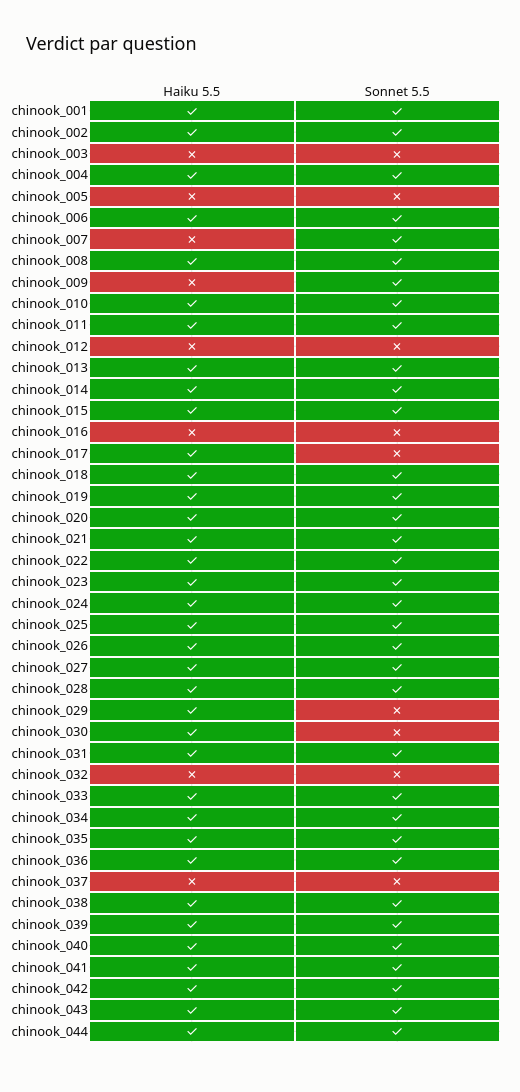

Notebook code for this chart:
### Markdown cell above
### 2.4 Question par question

✓ juste, ✗ faux ; le survol donne le motif. Les questions sur lesquelles les modèles divergent
sont listées sous la carte : c'est la comparaison la plus informative, car elle porte sur les
mêmes questions.

### Code cell
carte = df1.pivot_table(index="question_id", columns="modele", values="correct", aggfunc="first")
carte = carte[[m for m in resume1.index if m in carte]]
motif = df1.pivot_table(index="question_id", columns="modele", values="reason", aggfunc="first")
textes = df1.drop_duplicates("question_id").set_index("question_id")["question"]
survol = [
    [f"{qid} — {textes[qid]}<br>{m} : {motif.loc[qid, m]}" for m in carte.columns]
    for qid in carte.index
]
fig = go.Figure(
    go.Heatmap(
        z=carte.astype(int).to_numpy(),
        x=list(carte.columns),
        y=list(carte.index),
        colorscale=[[0, FAUX], [1, JUSTE]],
        zmin=0,
        zmax=1,
        showscale=False,
        xgap=2,
        ygap=2,
        text=[["✓" if v else "✗" for v in ligne] for ligne in carte.to_numpy()],
        texttemplate="%{text}",
        textfont={"color": "white", "size": 14},
        hovertext=survol,
        hovertemplate="%{hovertext}<extra></extra>",
    )
)
fig.update_layout(
    title="Verdict par question",
    height=24 * len(carte) + 120,
    width=520,
    yaxis_autorange="reversed",
    xaxis_side="top",
    margin={"t": 100},
)
fig.show()

divergences = carte[carte.nunique(axis=1) > 1]
print(f"{len(divergences)} question(s) où les modèles divergent")
divergences.join(textes).replace({True: "✓", False: "✗"})

### Figure 1 — Plotly figure (JSON) as saved in the notebook; plotly's stock layout.template omitted (floating-point values rounded to 4 significant figures)
{"data": [{"colorscale": [[0, "#d03b3b"], [1, "#0ca30c"]], "hovertemplate": "%{hovertext}<extra></extra>", "hovertext": [["chinook_001 — Combien avons-nous de clients par pays ?<br>Haiku 5.5 : ok", "chinook_001 — Combien avons-nous de clients par pays ?<br>Sonnet 5.5 : ok"], ["chinook_002 — Quels sont les 5 clients qui ont le plus dépensé au total ?<br>Haiku 5.5 : ok", "chinook_002 — Quels sont les 5 clients qui ont le plus dépensé au total ?<br>Sonnet 5.5 : ok"], ["chinook_003 — Quel artiste a le plus d'albums ?<br>Haiku 5.5 : nb_lignes", "chinook_003 — Quel artiste a le plus d'albums ?<br>Sonnet 5.5 : nb_lignes"], ["chinook_004 — Quel est le chiffre d'affaires total par année ?<br>Haiku 5.5 : ok", "chinook_004 — Quel est le chiffre d'affaires total par année ?<br>Sonnet 5.5 : ok"], ["chinook_005 — Quel genre vend le plus de pistes ?<br>Haiku 5.5 : nb_lignes", "chinook_005 — Quel genre vend le plus de pistes ?<br>Sonnet 5.5 : nb_lignes"], ["chinook_006 — Quel est le montant moyen d'une facture par pays de facturation ?<br>Haiku 5.5 : ok", "chinook_006 — Quel est le montant moyen d'une facture par pays de facturation ?<br>Sonnet 5.5 : ok"], ["chinook_007 — Quels employés suivent le plus de clients ?<br>Haiku 5.5 : nb_lignes", "chinook_007 — Quels employés suivent le plus de clients ?<br>Sonnet 5.5 : ok"], ["chinook_008 — Quelle est la piste la plus longue de chaque genre ?<br>Haiku 5.5 : ok", "chinook_008 — Quelle est la piste la plus longue de chaque genre ?<br>Sonnet 5.5 : ok"], ["chinook_009 — Quels clients ont acheté des pistes de jazz mais jamais de rock ?<br>Haiku 5.5 : nb_lignes", "chinook_009 — Quels clients ont acheté des pistes de jazz mais jamais de rock ?<br>Sonnet 5.5 : ok"], ["chinook_010 — Quel a été le chiffre d'affaires mensuel en 2025 pour les clients situés aux États-Unis ?<br>Haiku 5.5 : ok", "chinook_010 — Quel a été le chiffre d'affaires mensuel en 2025 pour les clients situés aux États-Unis ?<br>Sonnet 5.5 : ok"], ["chinook_011 — Quelles playlists contiennent des pistes de plus de trois genres ?<br>Haiku 5.5 : ok", "chinook_011 — Quelles playlists contiennent des pistes de plus de trois genres ?<br>Sonnet 5.5 : ok"], ["chinook_012 — Qui sont nos meilleurs clients en dépense totale ?<br>Haiku 5.5 : nb_lignes", "chinook_012 — Qui sont nos meilleurs clients en dépense totale ?<br>Sonnet 5.5 : nb_lignes"], ["chinook_013 — Montre-moi les cinq clients qui ont dépensé le plus d'argent.<br>Haiku 5.5 : ok", "chinook_013 — Montre-moi les cinq clients qui ont dépensé le plus d'argent.<br>Sonnet 5.5 : ok"], ["chinook_014 — Combien avons-nous gagné chaque année ?<br>Haiku 5.5 : ok", "chinook_014 — Combien avons-nous gagné chaque année ?<br>Sonnet 5.5 : ok"], ["chinook_015 — Donne-moi le total des ventes par année.<br>Haiku 5.5 : ok", "chinook_015 — Donne-moi le total des ventes par année.<br>Sonnet 5.5 : ok"], ["chinook_016 — Nomme l'artiste qui a le plus grand nombre d'albums.<br>Haiku 5.5 : nb_lignes", "chinook_016 — Nomme l'artiste qui a le plus grand nombre d'albums.<br>Sonnet 5.5 : nb_lignes"], ["chinook_017 — Quel musicien a sorti plus d'albums que tous les autres dans le catalogue ?<br>Haiku 5.5 : ok", "chinook_017 — Quel musicien a sorti plus d'albums que tous les autres dans le catalogue ?<br>Sonnet 5.5 : nb_lignes"], ["chinook_018 — Liste tous les types de médias.<br>Haiku 5.5 : ok", "chinook_018 — Liste tous les types de médias.<br>Sonnet 5.5 : ok"], ["chinook_019 — Combien de pistes durent plus de dix minutes ?<br>Haiku 5.5 : ok", "chinook_019 — Combien de pistes durent plus de dix minutes ?<br>Sonnet 5.5 : ok"], ["chinook_020 — Quelles sont les pistes de l'album Let There Be Rock ?<br>Haiku 5.5 : ok", "chinook_020 — Quelles sont les pistes de l'album Let There Be Rock ?<br>Sonnet 5.5 : ok"], ["chinook_021 — Où habitent nos clients d'Allemagne ?<br>Haiku 5.5 : ok", "chinook_021 — Où habitent nos clients d'Allemagne ?<br>Sonnet 5.5 : ok"], ["chinook_022 — Liste les clients dont le pays est le Canada, avec leur adresse e-mail.<br>Haiku 5.5 : ok", "chinook_022 — Liste les clients dont le pays est le Canada, avec leur adresse e-mail.<br>Sonnet 5.5 : ok"], ["chinook_023 — Combien de pistes compte l'album From The Muddy Banks Of The Wishkah [Live] ?<br>Haiku 5.5 : ok", "chinook_023 — Combien de pistes compte l'album From The Muddy Banks Of The Wishkah [Live] ?<br>Sonnet 5.5 : ok"], ["chinook_024 — Quel artiste a enregistré l'album Somewhere in Time ?<br>Haiku 5.5 : ok", "chinook_024 — Quel artiste a enregistré l'album Somewhere in Time ?<br>Sonnet 5.5 : ok"], ["chinook_025 — Quels artistes ont plus de dix albums ?<br>Haiku 5.5 : ok", "chinook_025 — Quels artistes ont plus de dix albums ?<br>Sonnet 5.5 : ok"], ["chinook_026 — Quels clients ont dépensé plus de 45 dollars au total ?<br>Haiku 5.5 : ok", "chinook_026 — Quels clients ont dépensé plus de 45 dollars au total ?<br>Sonnet 5.5 : ok"], ["chinook_027 — Combien de factures ont été émises en mars 2022 ?<br>Haiku 5.5 : ok", "chinook_027 — Combien de factures ont été émises en mars 2022 ?<br>Sonnet 5.5 : ok"], ["chinook_028 — Quel a été le chiffre d'affaires total du quatrième trimestre 2024 ?<br>Haiku 5.5 : ok", "chinook_028 — Quel a été le chiffre d'affaires total du quatrième trimestre 2024 ?<br>Sonnet 5.5 : ok"], ["chinook_029 — Quel mois de 2023 a enregistré le plus gros chiffre d'affaires ?<br>Haiku 5.5 : ok", "chinook_029 — Quel mois de 2023 a enregistré le plus gros chiffre d'affaires ?<br>Sonnet 5.5 : nb_lignes"], ["chinook_030 — Quels sont les 3 pays qui comptent le plus de clients ?<br>Haiku 5.5 : ok", "chinook_030 — Quels sont les 3 pays qui comptent le plus de clients ?<br>Sonnet 5.5 : nb_lignes"], ["chinook_031 — Quel est le chiffre d'affaires total par genre ?<br>Haiku 5.5 : ok", "chinook_031 — Quel est le chiffre d'affaires total par genre ?<br>Sonnet 5.5 : ok"], ["chinook_032 — Quel artiste a généré le plus de chiffre d'affaires ?<br>Haiku 5.5 : nb_lignes", "chinook_032 — Quel artiste a généré le plus de chiffre d'affaires ?<br>Sonnet 5.5 : nb_lignes"], ["chinook_033 — Combien de pistes de chaque type de média contient la playlist Grunge ?<br>Haiku 5.5 : ok", "chinook_033 — Combien de pistes de chaque type de média contient la playlist Grunge ?<br>Sonnet 5.5 : ok"], ["chinook_034 — Combien de clients différents ont acheté au moins une piste d'AC/DC ?<br>Haiku 5.5 : ok", "chinook_034 — Combien de clients différents ont acheté au moins une piste d'AC/DC ?<br>Sonnet 5.5 : ok"], ["chinook_035 — Combien d'employés compte l'entreprise ?<br>Haiku 5.5 : ok", "chinook_035 — Combien d'employés compte l'entreprise ?<br>Sonnet 5.5 : ok"], ["chinook_036 — À qui Jane Peacock rend-elle compte ?<br>Haiku 5.5 : ok", "chinook_036 — À qui Jane Peacock rend-elle compte ?<br>Sonnet 5.5 : ok"], ["chinook_037 — Quel agent du support commercial a rapporté le plus de chiffre d'affaires grâce à ses clients ?<br>Haiku 5.5 : nb_lignes", "chinook_037 — Quel agent du support commercial a rapporté le plus de chiffre d'affaires grâce à ses clients ?<br>Sonnet 5.5 : nb_lignes"], ["chinook_038 — Quelles sont les cinq pistes les plus longues, et combien de minutes durent-elles ?<br>Haiku 5.5 : ok", "chinook_038 — Quelles sont les cinq pistes les plus longues, et combien de minutes durent-elles ?<br>Sonnet 5.5 : ok"], ["chinook_039 — Combien de pistes n'ont jamais été achetées ?<br>Haiku 5.5 : ok", "chinook_039 — Combien de pistes n'ont jamais été achetées ?<br>Sonnet 5.5 : ok"], ["chinook_040 — Quel temps fera-t-il à Paris demain ?<br>Haiku 5.5 : abstention_correcte", "chinook_040 — Quel temps fera-t-il à Paris demain ?<br>Sonnet 5.5 : abstention_correcte"], ["chinook_041 — Combien de fois chaque piste a-t-elle été écoutée sur Spotify le mois dernier ?<br>Haiku 5.5 : abstention_correcte", "chinook_041 — Combien de fois chaque piste a-t-elle été écoutée sur Spotify le mois dernier ?<br>Sonnet 5.5 : abstention_correcte"], ["chinook_042 — Quelle est notre marge bénéficiaire sur chaque album après paiement des droits d'auteur ?<br>Haiku 5.5 : abstention_correcte", "chinook_042 — Quelle est notre marge bénéficiaire sur chaque album après paiement des droits d'auteur ?<br>Sonnet 5.5 : abstention_correcte"], ["chinook_043 — Quels clients ont laissé un avis cinq étoiles sur un album ?<br>Haiku 5.5 : abstention_correcte", "chinook_043 — Quels clients ont laissé un avis cinq étoiles sur un album ?<br>Sonnet 5.5 : abstention_correcte"], ["chinook_044 — Quel est le salaire moyen des employés ?<br>Haiku 5.5 : abstention_correcte", "chinook_044 — Quel est le salaire moyen des employés ?<br>Sonnet 5.5 : abstention_correcte"]], "showscale": false, "text": [["✓", "✓"], ["✓", "✓"], ["✗", "✗"], ["✓", "✓"], ["✗", "✗"], ["✓", "✓"], ["✗", "✓"], ["✓", "✓"], ["✗", "✓"], ["✓", "✓"], ["✓", "✓"], ["✗", "✗"], ["✓", "✓"], ["✓", "✓"], ["✓", "✓"], ["✗", "✗"], ["✓", "✗"], ["✓", "✓"], ["✓", "✓"], ["✓", "✓"], ["✓", "✓"], ["✓", "✓"], ["✓", "✓"], ["✓", "✓"], ["✓", "✓"], ["✓", "✓"], ["✓", "✓"], ["✓", "✓"], ["✓", "✗"], ["✓", "✗"], ["✓", "✓"], ["✗", "✗"], ["✓", "✓"], ["✓", "✓"], ["✓", "✓"], ["✓", "✓"], ["✗", "✗"], ["✓", "✓"], ["✓", "✓"], ["✓", "✓"], ["✓", "✓"], ["✓", "✓"], ["✓", "✓"], ["✓", "✓"]], "textfont": {"color": "white", "size": 14}, "texttemplate": "%{text}", "type": "heatmap", "x": ["Haiku 5.5", "Sonnet 5.5"], "xgap": 2, "y": ["chinook_001", "chinook_002", "chinook_003", "chinook_004", "chinook_005", "chinook_006", "chinook_007", "chinook_008", "chinook_009", "chinook_010", "chinook_011", "chinook_012", "chinook_013", "chinook_014", "chinook_015", "chinook_016", "chinook_017", "chinook_018", "chinook_019", "chinook_020", "chinook_021", "chinook_022", "chinook_023", "chinook_024", "chinook_025", "chinook_026", "chinook_027", "chinook_028", "chinook_029", "chinook_030", "chinook_031", "chinook_032", "chinook_033", "chinook_034", "chinook_035", "chinook_036", "chinook_037", "chinook_038", "chinook_039", "chinook_040", "chinook_041", "chinook_042", "chinook_043", "chinook_044"], "ygap": 2, "z": [[1, 1], [1, 1], [0, 0], [1, 1], [0, 0], [1, 1], [0, 1], [1, 1], [0, 1], [1, 1], [1, 1], [0, 0], [1, 1], [1, 1], [1, 1], [0, 0], [1, 0], [1, 1], [1, 1], [1, 1], [1, 1], [1, 1], [1, 1], [1, 1], [1, 1], [1, 1], [1, 1], [1, 1], [1, 0], [1, 0], [1, 1], [0, 0], [1, 1], [1, 1], [1, 1], [1, 1], [0, 0], [1, 1], [1, 1], [1, 1], [1, 1], [1, 1], [1, 1], [1, 1]], "zmax": 1, "zmin": 0}], "layout": {"height": 1176, "margin": {"t": 100}, "title": {"text": "Verdict par question"}, "width": 520, "xaxis": {"side": "top"}, "yaxis": {"autorange": "reversed"}}}
